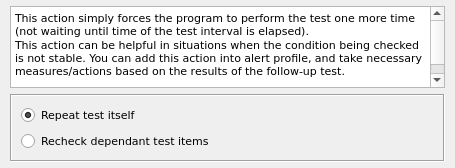
<?xml version="1.0" encoding="UTF-8"?>
<ui version="4.0">
 <class>RepeatTestWidget</class>
 <widget class="QWidget" name="RepeatTestWidget">
  <property name="geometry">
   <rect>
    <x>0</x>
    <y>0</y>
    <width>455</width>
    <height>168</height>
   </rect>
  </property>
  <property name="font">
   <font>
    <family>DejaVu Sans</family>
    <pointsize>8</pointsize>
   </font>
  </property>
  <property name="windowTitle">
   <string>Form</string>
  </property>
  <layout class="QVBoxLayout" name="verticalLayout_2">
   <property name="leftMargin">
    <number>10</number>
   </property>
   <property name="topMargin">
    <number>6</number>
   </property>
   <property name="rightMargin">
    <number>10</number>
   </property>
   <property name="bottomMargin">
    <number>6</number>
   </property>
   <item>
    <widget class="QPlainTextEdit" name="txtDescription">
     <property name="sizeAdjustPolicy">
      <enum>QAbstractScrollArea::AdjustIgnored</enum>
     </property>
     <property name="readOnly">
      <bool>true</bool>
     </property>
     <property name="plainText">
      <string>This action simply forces the program to perform the test one more time (not waiting until time of the test interval is elapsed). 
This action can be helpful in situations when the condition being checked is not stable. You can add this action into alert profile, and take necessary measures/actions based on the results of the follow-up test.
</string>
     </property>
    </widget>
   </item>
   <item>
    <widget class="QFrame" name="frame">
     <property name="frameShape">
      <enum>QFrame::Box</enum>
     </property>
     <property name="frameShadow">
      <enum>QFrame::Sunken</enum>
     </property>
     <layout class="QVBoxLayout" name="verticalLayout">
      <item>
       <widget class="QRadioButton" name="rdRepeatTest">
        <property name="text">
         <string>Repeat test itself</string>
        </property>
        <property name="checked">
         <bool>true</bool>
        </property>
       </widget>
      </item>
      <item>
       <widget class="QRadioButton" name="rdRecheckTest">
        <property name="text">
         <string>Recheck dependant test items</string>
        </property>
       </widget>
      </item>
     </layout>
    </widget>
   </item>
  </layout>
 </widget>
 <resources/>
 <connections/>
</ui>
